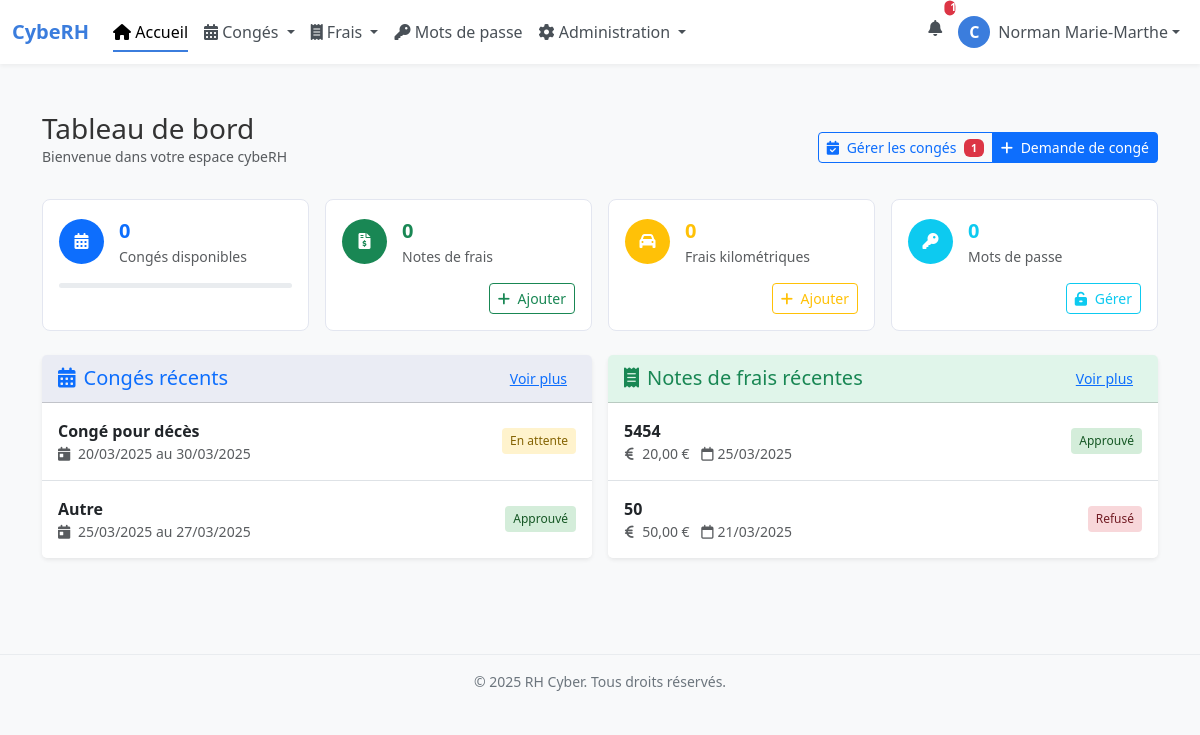
Page /dashboard/ (signed in) on the earlier database version.
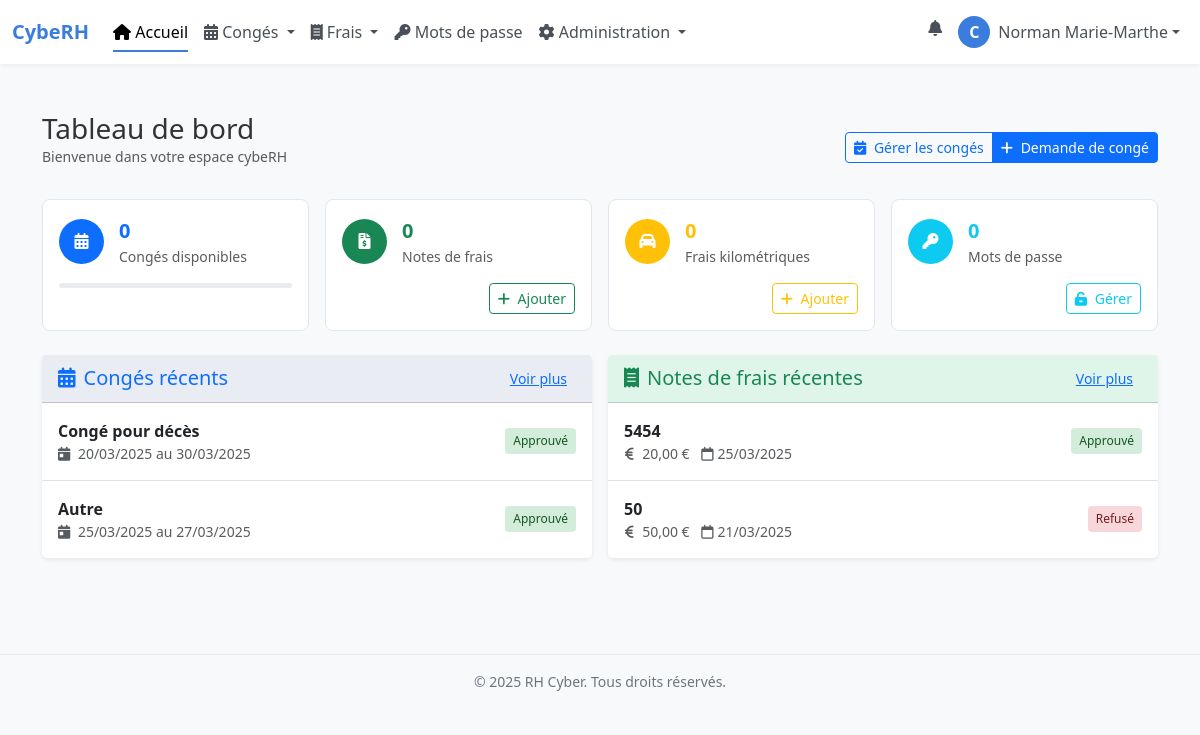
Same page on the later database version.
### rh_management/models.py (models this page shows, shortened)
class LeaveRequest(models.Model):
    LEAVE_TYPES = (
        ('annual', 'Congé annuel'),
        ('sick', 'Congé maladie'),
        ('parental', 'Congé parental'),
        ('unpaid', 'Congé sans solde'),
        ('bereavement', 'Congé pour décès'),
        ('marriage', 'Congé pour mariage'),
        ('moving', 'Congé pour déménagement'),
        ('other', 'Autre')
    )
    STATUS_CHOICES = (
        ('pending', 'En attente'),
        ('approved', 'Approuvé'),
        ('rejected', 'Refusé')
    )
    HALF_DAY_PERIOD_CHOICES = (
        ('morning', 'Matin'),
        ('afternoon', 'Après-midi')
    )
    user = models.ForeignKey(User, on_delete=models.CASCADE, related_name='leave_requests')
    leave_type = models.CharField(max_length=20, choices=LEAVE_TYPES)
    start_date = models.DateField()
    end_date = models.DateField()
    half_day = models.BooleanField(default=False)
    half_day_period = models.CharField(max_length=10, choices=HALF_DAY_PERIOD_CHOICES, default='morning', blank=True)
    reason = models.TextField(blank=True, null=True)
    status = models.CharField(max_length=10, choices=STATUS_CHOICES, default='pending')
    attachment = models.FileField(upload_to='leave_attachments/', blank=True, null=True)
    created_at = models.DateTimeField(auto_now_add=True)
    updated_at = models.DateTimeField(auto_now=True)
    class Meta:
        ordering = ['-created_at']

### rh_management/views/dashboard_views.py (the view)
# urls.py: path("dashboard/", dashboard_view, name="dashboard"),
@login_required
def dashboard_view(request):
    new_leave_requests_count = LeaveRequest.objects.filter(status='pending').count()
    new_expense_reports_count = ExpenseReport.objects.filter(status='pending').count()
    new_kilometric_expenses_count = KilometricExpense.objects.filter(status='pending').count()
    is_superuser = request.user.is_superuser
    is_hr = is_rh(request.user)
    is_admin_flag = request.user.is_superuser
    is_rh_flag = is_rh(request.user)
    is_encadrant_flag = is_encadrant(request.user)
    is_stp_flag = is_stp(request.user)
    is_employee_flag = (request.user.groups.filter(name="Employé").exists() or
                       not (is_admin_flag or is_rh_flag or is_encadrant_flag or is_stp_flag))
    if is_admin_flag or is_rh_flag or is_encadrant_flag:
        leave_requests = LeaveRequest.objects.all().order_by('-created_at')[:10]
        expense_reports = ExpenseReport.objects.all().order_by('-date')[:10]
        kilometric_expenses = KilometricExpense.objects.all().order_by('-date')[:10]
    else:
        leave_requests = LeaveRequest.objects.filter(user=request.user).order_by('-created_at')
        expense_reports = ExpenseReport.objects.filter(user=request.user).order_by('-date')
        kilometric_expenses = KilometricExpense.objects.filter(user=request.user).order_by('-date')
    context = {
        "is_admin": is_admin_flag,
        "is_rh": is_rh_flag,
        "is_encadrant": is_encadrant_flag,
        "is_stp": is_stp_flag,
        "is_employee": is_employee_flag,
        "leave_requests": leave_requests,
        "expense_reports": expense_reports,
        "kilometric_expenses": kilometric_expenses,
        "new_leave_requests_count": new_leave_requests_count,
        "new_expense_reports_count": new_expense_reports_count,
        "new_kilometric_expenses_count": new_kilometric_expenses_count,
    }
    return render(request, 'rh_management/dashboard.html', context)

### rh_management/views/permissions.py (called while the page is built)
def is_rh(user):
    return user.is_staff or user.groups.filter(name="HR").exists()

def is_encadrant(user):
    return user.groups.filter(name="Encadrant").exists()

def is_stp(user):
    return user.groups.filter(name="STP").exists()

### templates/rh_management/dashboard.html (shortened to what the changed rows need)
{% extends "base.html" %}
{% block content %}
<div class="container py-4">
    <div class="row mb-3 align-items-center">
        <div class="col">
            <h1 class="h3 mb-0 text-gray-800">Tableau de bord</h1>
        </div>
        <div class="col-auto">
            <div class="btn-group">
                {% if is_admin or is_rh or is_encadrant %}
                <a href="{% url 'manage_leaves' %}" class="btn btn-sm btn-outline-primary">
                    <i class="fas fa-calendar-check me-1"></i> Gérer les congés
                    {% if new_leave_requests_count > 0 %}
                    <span class="badge bg-danger ms-1">{{ new_leave_requests_count }}</span>
                    {% endif %}
                </a>
                {% endif %}
            </div>
        </div>
    </div>
    <div class="row g-3">
        <div class="col-lg-6">
            <div class="card border-0 mb-3">
                <div class="list-group list-group-flush">
                    {% if leave_requests %}
                        {% for leave in leave_requests|slice:":5" %}
                        <div class="list-group-item p-3">
                            <div class="d-flex justify-content-between align-items-center">
                                <div>
                                    <div class="fw-bold">{{ leave.get_leave_type_display }}</div>
                                    <div class="small text-muted">
                                        <i class="fas fa-calendar-day me-1"></i> {{ leave.start_date|date:"d/m/Y" }} au {{ leave.end_date|date:"d/m/Y" }}
                                    </div>
                                </div>
                                <span class="status-badge status-{{ leave.status }}">{{ leave.get_status_display }}</span>
                            </div>
                        </div>
                        {% endfor %}
                    {% endif %}
                </div>
            </div>
        </div>
    </div>
</div>
{% endblock %}

### templates/base.html (shortened to what this page needs)
{% load static %}
<!DOCTYPE html>
<html lang="fr">
<head>
    <link href="https://cdn.jsdelivr.net/npm/bootstrap@5.3.0-alpha1/dist/css/bootstrap.min.css" rel="stylesheet">
    <link rel="stylesheet" href="https://cdnjs.cloudflare.com/ajax/libs/font-awesome/6.0.0/css/all.min.css">
</head>
<body>
<nav class="navbar navbar-expand-lg sticky-top">
    <div class="container-fluid">
        <a class="navbar-brand d-flex align-items-center" href="/">
            <span>CybeRH</span>
        </a>
        <div class="collapse navbar-collapse" id="mainNavbar">
            <ul class="navbar-nav me-auto mb-2 mb-lg-0">
                <li class="nav-item">
                    <a class="nav-link {% if request.path == '/dashboard/' %}active{% endif %}" href="{% url 'dashboard' %}">
                        <i class="fas fa-home"></i> Accueil
                    </a>
                </li>
                <li class="nav-item dropdown">
                    <a class="nav-link dropdown-toggle {% if '/leave' in request.path %}active{% endif %}" href="#" data-bs-toggle="dropdown">
                        <i class="fas fa-calendar-alt"></i> Congés
                    </a>
                </li>
                <li class="nav-item dropdown">
                    <a class="nav-link dropdown-toggle {% if '/expense' in request.path or '/kilometric' in request.path %}active{% endif %}" href="#" data-bs-toggle="dropdown">
                        <i class="fas fa-receipt"></i> Frais
                    </a>
                </li>
                <li class="nav-item">
                    <a class="nav-link {% if 'password' in request.path %}active{% endif %}" href="/passwords/">
                        <i class="fas fa-key"></i> Mots de passe
                    </a>
                </li>
                {% if request.user.is_superuser %}
                <li class="nav-item dropdown">
                    <a class="nav-link dropdown-toggle {% if '/admin/' in request.path or '/manage-users/' in request.path %}active{% endif %}" href="#" data-bs-toggle="dropdown">
                        <i class="fas fa-cog"></i> Administration
                    </a>
                </li>
                {% endif %}
            </ul>
            <ul class="navbar-nav">
                <li class="nav-item dropdown">
                    <a class="nav-link position-relative" href="#" data-bs-toggle="dropdown">
                        <i class="fas fa-bell"></i> {% with total_notifications=new_leave_requests_count|default:0|add:new_expense_reports_count|default:0|add:new_kilometric_expenses_count|default:0 %}{% if total_notifications > 0 %}
                        <span class="position-absolute top-0 start-100 translate-middle badge rounded-pill bg-danger notification-badge">
                            {{ total_notifications }}
                        </span>
                        {% endif %}
                        {% endwith %}
                    </a>
                </li>
                <li class="nav-item dropdown">
                    <a class="nav-link dropdown-toggle d-flex align-items-center" href="#" data-bs-toggle="dropdown">
                        <div class="user-avatar">{{ request.user.username|first|upper }}</div>
                        <span class="d-none d-md-inline">{{ request.user.get_full_name|default:request.user.username }}</span>
                    </a>
                </li>
            </ul>
        </div>
    </div>
</nav>
<main class="main-container">
    {% block content %}{% endblock %}
</main>
<footer class="footer text-center">
    <div class="container">
        <span>&copy; 2025 RH Cyber. Tous droits réservés.</span>
    </div>
</footer>
</body>
</html>

Differences in the rows shown:
changed LeaveRequest "Congé pour décès": status "En attente" → "Approuvé"
Other differences:
{{ total_notifications }}: "1" → (not shown)
{{ new_leave_requests_count }}: "1" → (not shown)
